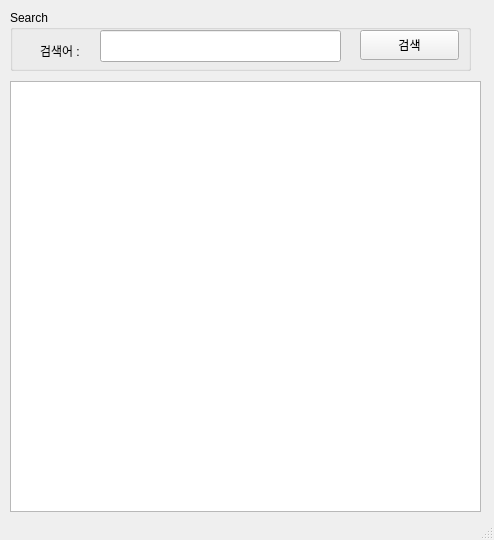
<?xml version="1.0" encoding="UTF-8"?>
<ui version="4.0">
 <class>MainWindow</class>
 <widget class="QMainWindow" name="MainWindow">
  <property name="geometry">
   <rect>
    <x>0</x>
    <y>0</y>
    <width>494</width>
    <height>540</height>
   </rect>
  </property>
  <property name="windowTitle">
   <string>네이버 검색</string>
  </property>
  <widget class="QWidget" name="centralwidget">
   <widget class="QGroupBox" name="groupBox">
    <property name="geometry">
     <rect>
      <x>10</x>
      <y>10</y>
      <width>461</width>
      <height>61</height>
     </rect>
    </property>
    <property name="title">
     <string>Search</string>
    </property>
    <widget class="QLabel" name="label">
     <property name="geometry">
      <rect>
       <x>30</x>
       <y>30</y>
       <width>61</width>
       <height>22</height>
      </rect>
     </property>
     <property name="text">
      <string>검색어 :</string>
     </property>
    </widget>
    <widget class="QLineEdit" name="txtSearchWord">
     <property name="geometry">
      <rect>
       <x>90</x>
       <y>20</y>
       <width>241</width>
       <height>32</height>
      </rect>
     </property>
    </widget>
    <widget class="QPushButton" name="btnSearch">
     <property name="geometry">
      <rect>
       <x>350</x>
       <y>20</y>
       <width>99</width>
       <height>30</height>
      </rect>
     </property>
     <property name="text">
      <string>검색</string>
     </property>
    </widget>
   </widget>
   <widget class="QTableWidget" name="tblResult">
    <property name="geometry">
     <rect>
      <x>10</x>
      <y>81</y>
      <width>471</width>
      <height>431</height>
     </rect>
    </property>
   </widget>
  </widget>
  <widget class="QStatusBar" name="stsResult"/>
 </widget>
 <resources/>
 <connections/>
</ui>
